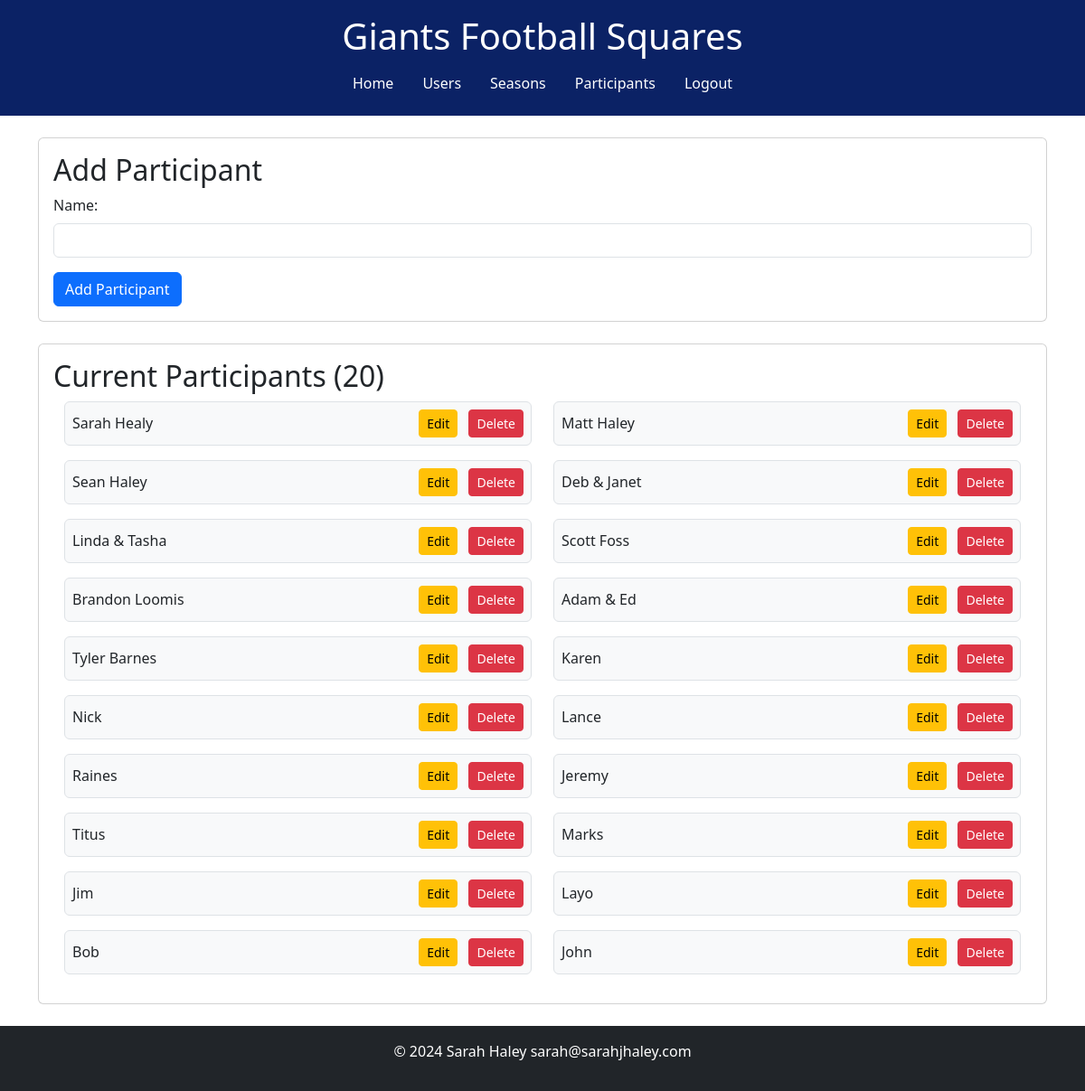
The app's page /add_part (signed in) with its own data.
### tables this page shows
CREATE TABLE "participants" (
	"Part_ID"	INTEGER NOT NULL UNIQUE,
	"name"	TEXT NOT NULL,
	PRIMARY KEY("Part_ID" AUTOINCREMENT)
);

### app.py (the view, shortened to what this page needs)
@app.route('/add_part', methods=['GET', 'POST'])
@login_required
def add_part():
    conn = get_db()
    cursor = conn.cursor()
    cursor.execute("SELECT part_id, name FROM participants")
    participants = cursor.fetchall()
    participant_count = len(participants)
    conn.close()
    return render_template('add_part.html', participants=participants, participant_count=participant_count)

### app.py (called while the page is built)
def get_db():
    conn = sqlite3.connect(DATABASE)
    return conn

def login_required(f):
    @wraps(f)
    def decorated_function(*args, **kwargs):
        if 'user_id' not in session:
            flash('You need to be logged in to view this page.', 'warning')
            return redirect(url_for('login'))
        return f(*args, **kwargs)
    return decorated_function

### templates/add_part.html (shortened to what this page needs)
{% extends 'base.html' %}
{% block content %}
<div class="card">
    <div class="card-body">
        <h2 class="card-title">Add Participant</h2>
        <form action="{{ url_for('add_part') }}" method="post">
            <div class="mb-3">
                <label for="name" class="form-label">Name:</label>
                <input type="text" id="name" name="name" class="form-control" required>
            </div>
            <button type="submit" class="btn btn-primary">Add Participant</button>
        </form>
    </div>
</div>
<br>
<div class="card">
    <div class="card-body">
        <h2 class="card-title">Current Participants ({{ participant_count }})</h2>
        <div class="container">
            <div class="row">
                {% for user in participants %}
                    <div class="col-12 col-md-6 mb-3">
                        <div class="d-flex justify-content-between align-items-center bg-light p-2 border rounded">
                            <span>{{ user[1] }}</span>
                            <div>
                                <a href="{{ url_for('edit_part', part_id=user[0]) }}" class="btn btn-sm btn-warning me-2">Edit</a>
                                <form action="{{ url_for('delete_part', part_id=user[0]) }}" method="post" style="display:inline;">
                                    <button type="submit" class="btn btn-sm btn-danger">Delete</button>
                                </form>
                            </div>
                        </div>
                    </div>
                {% endfor %}
            </div>
        </div>
    </div>
</div>
{% endblock %}

### templates/base.html (style rules this page uses)
:root { --bs-primary: #0B2265 !important; --bs-primary-rgb: 11, 34, 101 !important; --bs-secondary: #A5ACAF; --bs-success: #28a745; --bs-danger: #A71930; --bs-warning: #ffc107; --bs-info: #17a2b8; --bs-light: #f8f9fa; --bs-dark: #343a40; }

### records on screen
participants: name "Sarah Healy"
participants: name "Matt Haley"
participants: name "Sean Haley"
participants: name "Deb & Janet"
participants: name "Linda & Tasha"
participants: name "Scott Foss"
participants: name "Brandon Loomis"
participants: name "Adam & Ed"
participants: name "Tyler Barnes"
participants: name "Karen"
participants: name "Nick"
participants: name "Lance"
participants: name "Raines"
participants: name "Jeremy"
participants: name "Titus"
participants: name "Marks"
participants: name "Jim"
participants: name "Layo"
participants: name "Bob"
participants: name "John"

### other values on screen
{{ participant_count }} "20"
